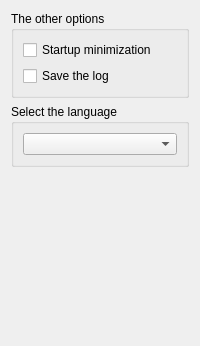
         <widget class="QWidget" name="tab_System_Setting_Other">
          <attribute name="title">
           <string>Other</string>
          </attribute>
          <layout class="QGridLayout" name="gridLayout_11">
           <item row="0" column="0">
            <widget class="QGroupBox" name="groupBox_6">
             <property name="title">
              <string>The other options</string>
             </property>
             <layout class="QGridLayout" name="gridLayout_13">
              <item row="0" column="0">
               <widget class="QCheckBox" name="checkBox_3">
                <property name="text">
                 <string>Startup minimization</string>
                </property>
               </widget>
              </item>
              <item row="1" column="0">
               <widget class="QCheckBox" name="checkBox_4">
                <property name="text">
                 <string>Save the log</string>
                </property>
               </widget>
              </item>
             </layout>
            </widget>
           </item>
           <item row="1" column="0">
            <widget class="QGroupBox" name="groupBox_7">
             <property name="title">
              <string>Select the language</string>
             </property>
             <layout class="QGridLayout" name="gridLayout_12">
              <item row="0" column="0">
               <widget class="QComboBox" name="comboBox_3"/>
              </item>
             </layout>
            </widget>
           </item>
           <item row="2" column="0">
            <spacer name="verticalSpacer_4">
             <property name="orientation">
              <enum>Qt::Vertical</enum>
             </property>
             <property name="sizeHint" stdset="0">
              <size>
               <width>20</width>
               <height>168</height>
              </size>
             </property>
            </spacer>
           </item>
          </layout>
         </widget>
